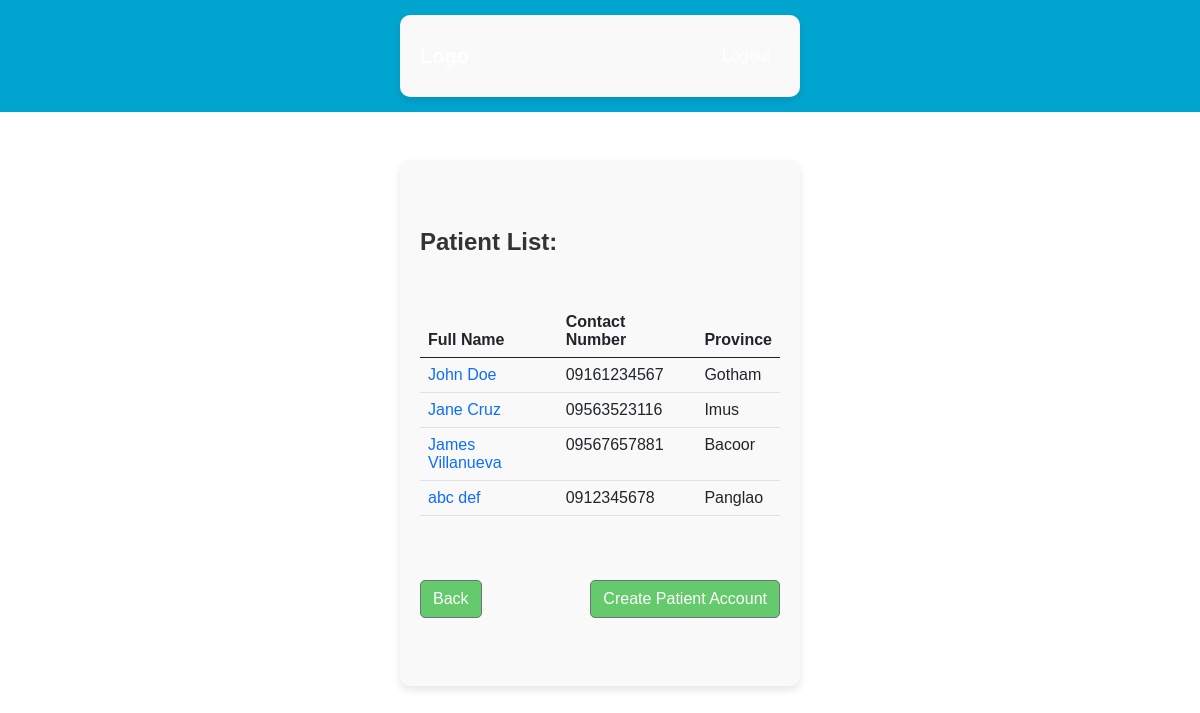
Screenshot of /patients (signed in) with the database file from the repository.
### patients/models.py (models this page shows, shortened)
class PatientInformation(models.Model):
    account_id = models.ForeignKey(User, on_delete=models.CASCADE, related_name="information")
    first_name = models.CharField(max_length=50)
    last_name = models.CharField(max_length=50)
    date_of_birth = models.DateField()
    contact_number = models.CharField(max_length=15)
    city = models.CharField(max_length=50)
    province = models.CharField(max_length=50)
    condition = models.CharField(max_length=50)
    guardian = models.ForeignKey(Guardian, on_delete=models.CASCADE, related_name="patients", null=True)
    class Meta:
        verbose_name = "Patient Information"
        verbose_name_plural = "Patients Information"
        indexes = [
        models.Index(fields=['account_id']),
        models.Index(fields=['guardian']),
    ]

### patients/views.py (the view)
# urls.py: path('patients', views.PatientsListView.as_view(), name="patients.list"),
class PatientsListView(LoginRequiredMixin, UserRoleMixin, ListView):
    model = PatientInformation
    context_object_name = "patients"
    template_name = "patients/patients_list.html"
    def get_queryset(self):
        user = self.request.user
        if user.groups.filter(name='Patient').exists():
            raise PermissionDenied
        return self.get_role_based_queryset(PatientInformation)
    def get_context_data(self, **kwargs):
        context = super().get_context_data(**kwargs)
        return context

### core/mixins.py (called while the page is built)
    def get_context_data(self, **kwargs):
        context = super().get_context_data(**kwargs)
        user = self.request.user
        context['is_patient'] = user.groups.filter(name='Patient').exists()
        context['is_guardian'] = user.groups.filter(name='Guardian').exists()
        context['is_assistant'] = user.groups.filter(name='Assistant').exists()
        context['is_therapist'] = user.groups.filter(name='Therapist').exists()
        context['is_administrator'] = user.groups.filter(name='Administrator').exists()
        return context

    def get_role_based_queryset(self, model_class):
        user = self.request.user
        if user.groups.filter(name__in=['Therapist', 'Assistant', 'Administrator']).exists():
            return model_class.objects.all()
        elif user.groups.filter(name='Patient').exists():
            return model_class.objects.filter(account_id=user)
        elif user.groups.filter(name='Guardian').exists():
            try:
                guardian = Guardian.objects.get(user=user)
                return model_class.objects.filter(guardian=guardian)
            except Guardian.DoesNotExist:
                return model_class.objects.none()
        else:
            raise Http404("You do not have permission to view these records.")

### patients/templates/patients/patients_list.html (shortened to what this page needs)
{% extends "base.html" %}
{% block content %}
  <h1 class="my-5 fw-bold">Patient List:</h1>
  <table class="table">
    <thead>
      <tr>
        <th>Full Name</th>
        <th>Contact Number</th>
        <th>Province</th>
      </tr>
    </thead>
    <tbody>
      {% for patient in patients %}
        <tr>
          <td>
            <a href="{% url 'patients.details' pk=patient.id %}" class="text-blue text-decoration-none">
              {{ patient.first_name }} {{ patient.last_name }}
            </a>
          </td>
          <td>{{ patient.contact_number }}</td>
          <td>{{ patient.city }}</td>
        </tr>
      {% endfor %}
    </tbody>
  </table>
  <div class="d-flex justify-content-between"> <a href="{% url 'welcome' %}" class="btn btn-secondary my-5">Back</a>
    {% if is_therapist or is_administrator %}
      <a href="{% url 'account_signup' %}" class="btn btn-secondary my-5">Create Patient Account</a>
    {% endif %}
  </div>
{% endblock %}

### static/css/style_portal.css (style rules this page uses)
html, body { height: 100%; margin: 0; font-family: Verdana, Geneva, Tahoma, sans-serif; }
.container h1 { font-size: 24px; font-weight: bold; margin-bottom: 15px; text-align: left; color: #333; }
h1 { color: #007bff; text-align: center; }
.btn { border-radius: 5px; }
.btn-secondary { background-color: #64CA6C; border-radius: 5px; }

### rows the page displays
PatientInformation: first_name "John", last_name "Doe", contact_number "09161234567", city "Gotham"
PatientInformation: first_name "Jane", last_name "Cruz", contact_number "09563523116", city "Imus"
PatientInformation: first_name "James", last_name "Villanueva", contact_number "09567657881", city "Bacoor"
PatientInformation: first_name "abc", last_name "def", contact_number "0912345678", city "Panglao"
